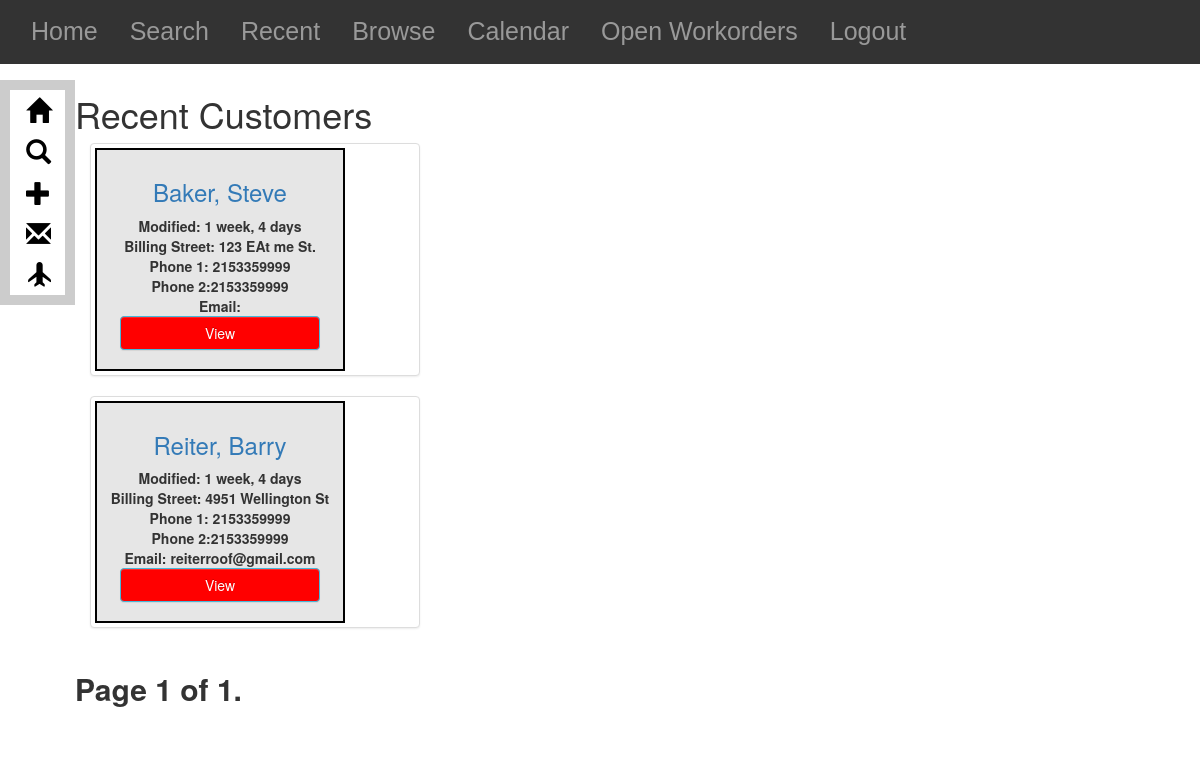
The page /customers/customer_browse/ on the database as committed earlier.
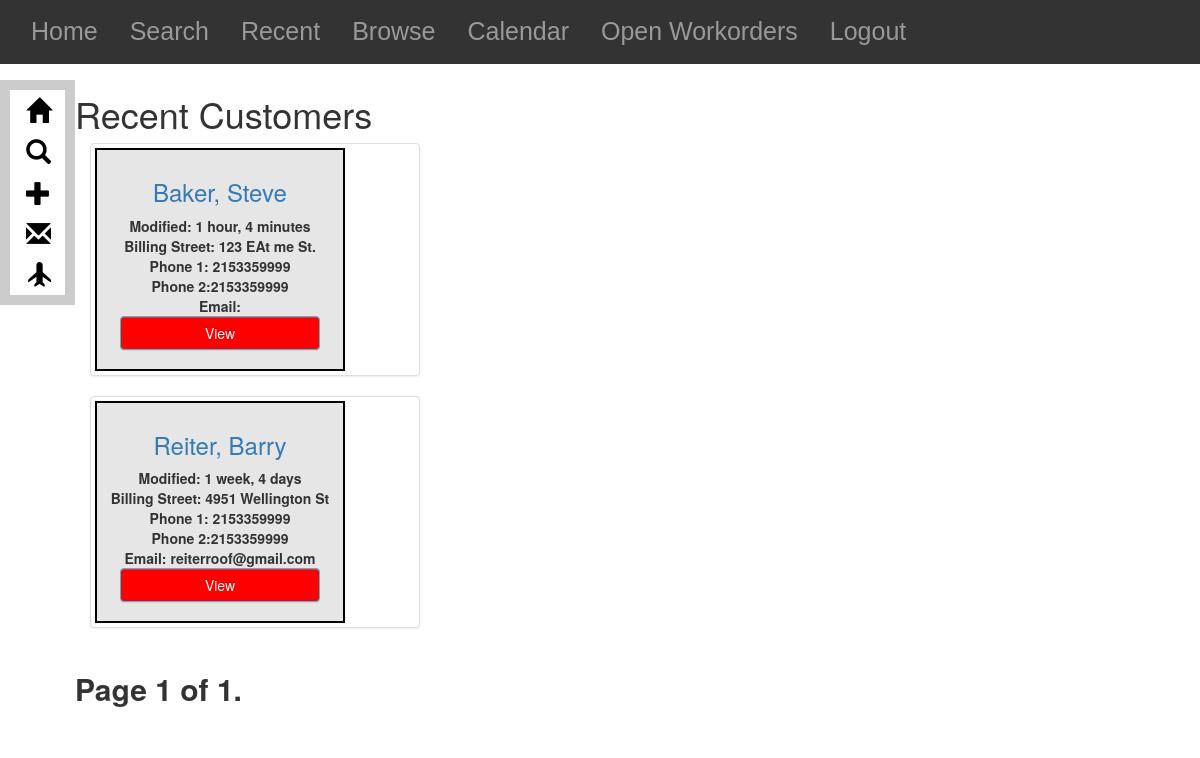
The same page on the database as committed later.
### Customers/models.py (models this page shows, shortened)
class Customer(models.Model):
    user = models.ForeignKey(settings.AUTH_USER_MODEL, default=1)
    modified_by=models.CharField(max_length=50,default=1)
    firstName = models.CharField(max_length=20)
    lastName = models.CharField(max_length=20)
    fullName = models.CharField(max_length=50, blank=True)
    billStreet = models.CharField(max_length=25)
    billCity = models.CharField(max_length=20)
    billState = models.CharField(max_length=2)
    billZip = models.CharField(max_length=5)
    latlng = models.CharField(blank=True, max_length=100, default = '')
    lat = models.FloatField(blank=True,max_length=100, default = '')
    lng = models.FloatField(blank=True, max_length=100, default='')
    phone1 = models.CharField(max_length=20)
    phone2 = models.CharField(max_length=20, blank=True)
    email = models.EmailField(max_length=50, blank=True)
    source = models.CharField(choices=SOURCE_CHOICES, max_length=20, default=NOTAPP)
    created = models.DateTimeField(auto_now=False, auto_now_add=True)
    modified = models.DateTimeField(auto_now=True, auto_now_add=False)
    def get_absolute_url(self):
        return reverse("customers:detail", kwargs={"id": self.id})
    class Meta:
        ordering = ["-created", "-modified"]

### Customers/views.py (the view)
def customer_browse(request):
    queryset_list = Customer.objects.all().order_by('lastName', 'firstName')
    paginator = Paginator(queryset_list, 25) # show 25 customers per page
    page_request_var = "page"
    page = request.GET.get(page_request_var)
    try:
        queryset = paginator.page(page)
    except PageNotAnInteger:
        queryset = paginator.page(1)
    except EmptyPage:
        queryset = paginator.page(paginator.num_pages)
    context = {
            "title":"Recent Customers",
            "object_list": queryset,
            "page_request_var":page_request_var,
        }
    return render(request, "customer_list.html", context)

### Customers/templates/customer_list.html (shortened to what this page needs)
{% extends "base.html" %}
{% block content %}
<h1>{{ title }}</h1>
<div class="customer_list_div">
    {% for obj in object_list %}
    <div class="customer-list-object">
        <div class="col-md-8">
            <div class="thumbnail">
                <div class="caption">
                    <h3><a href="{{ obj.get_absolute_url}}">{{obj.lastName}}, {{obj.firstName}}</a></h3>
                    <strong>Modified: {{ obj.modified|timesince }}<br/>
                    <strong>Billing Street:</strong> {{obj.billStreet}}<br/>
                    <strong>Phone 1:</strong> {{obj.phone1}}<br/>
                    <strong>Phone 2:</strong>{{obj.phone2}}<br/>
                    <strong>Email:</strong> {{obj.email}}<br/>
                    <p><a href="{{ obj.get_absolute_url }}" class="btn btn-info" id="btnViewCustomer" role="button">View</a></p>
                </div>
            </div>
        </div>
    </div>
    {% endfor %}
    <div>
<div class="pagination col-md-8">
    <span class="step-links">
        <span class="current">
            Page {{ object_list.number }} of {{ object_list.paginator.num_pages }}.
        </span>
    </span>
</div>
</div>
</div>
{% endblock content %}

Rows that differ between the two databases and show on the page:
changed Customer "Baker": modified "1 week, 4 days" → "1 hour, 4 minutes"
